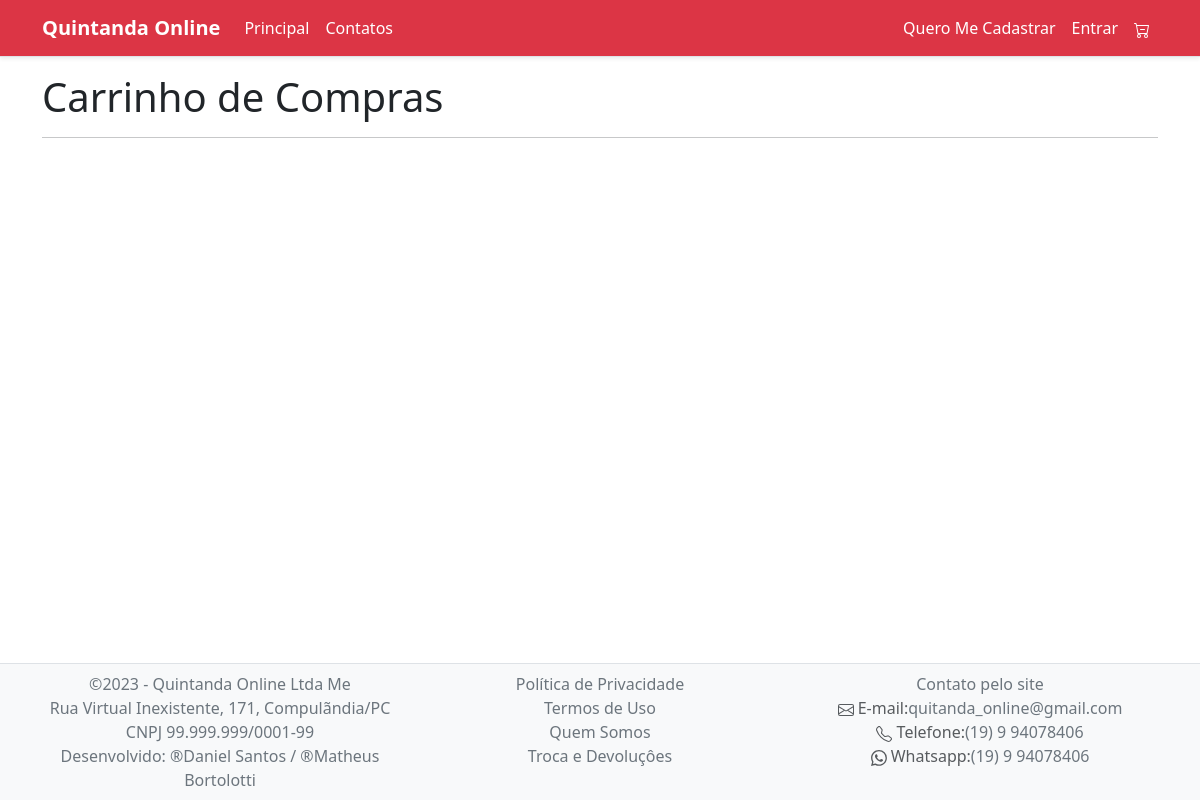
Before: /carrinho.php with the older database file.
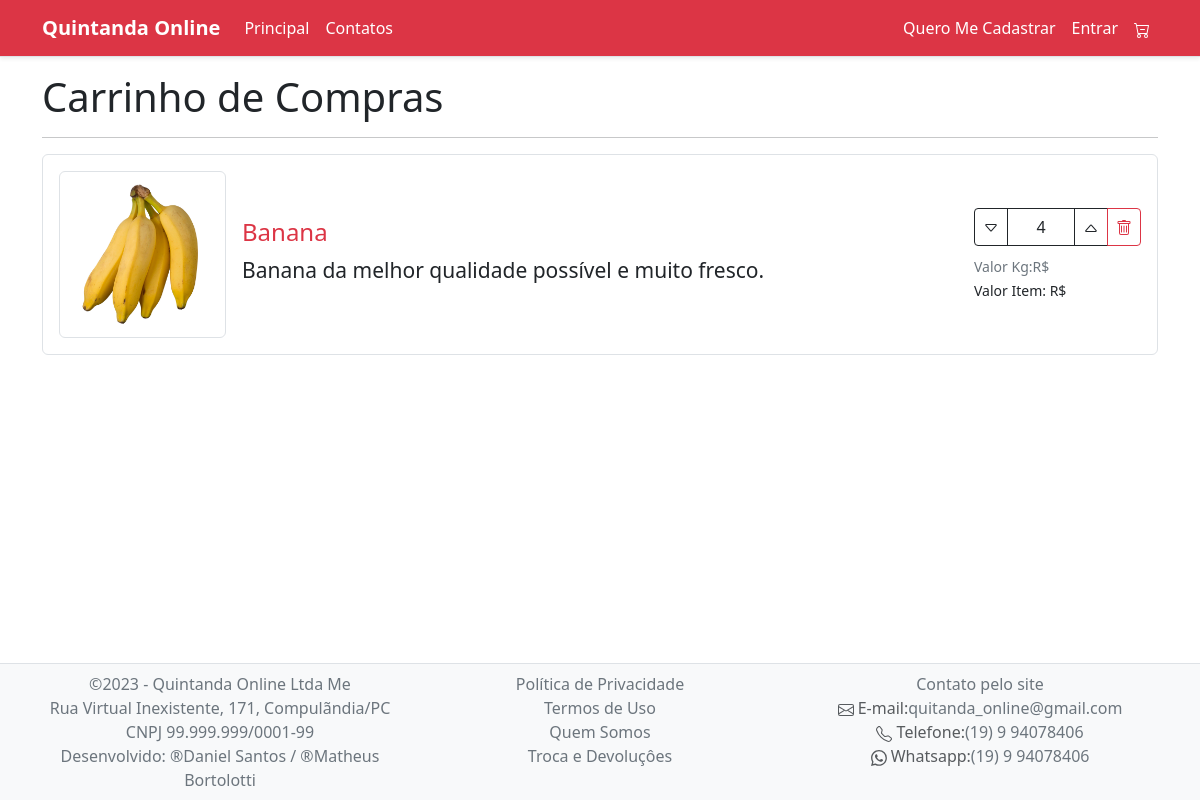
After: the same page with the newer database file.
### tables this page shows
CREATE TABLE `carrinho` (
  `id` int(100) NOT NULL,
  `foto` varchar(100) NOT NULL,
  `categoria` varchar(100) NOT NULL,
  `categoria 2` varchar(100) NOT NULL,
  `titulo` varchar(100) NOT NULL
);

### carrinho.php (the view, shortened to what this page needs)
<?php
include "menu.php";
?>
<main>
     <div class="container">
          <h1>Carrinho de Compras</h1>
          <hr>
          <?php
          include "conexao.php";
          $sql_buscar = "select * from carrinho";
          $todos_os_carrinho = mysqli_query($conexao, $sql_buscar);
          while ($um_carrinho = mysqli_fetch_assoc($todos_os_carrinho)) :
          ?>
               <ul class="list-group mb-3">
                    <li class="list-group-item py-3">
                         <div class="row g-3">
                              <div class="col-4 col-md-3 col-lg-2">
                                   <a href="#">
                                        <img src="<?php echo $um_carrinho["foto"]; ?>" class="img-thumbnail" alt="">
                                   </a>
                              </div>
                              <div class="col-8 col-md-9 col-lg-7 col-xl-8 text-left align-self-center">
                                   <h4 class="text-decoration-none text-danger"><?php echo $um_carrinho["categoria"]; ?><b><a href="" class="text-decoration-none text-danger"></a></b></h4>
                                   <h4>
                                        <small><?php echo $um_carrinho["categoria 2"]; ?></small>
                                   </h4>
                              </div>
                              <div class="col-6 offset-6 col-sm-6 col-md-4 offset-md-8 col-lg-3 offset-lg-0 col-xl-2 align-self-center mt-3">
                                   <div class="input-group">
                                        <button type="button" class="btn btn-outline-dark btn-sm">
                                             <svg xmlns="http://www.w3.org/2000/svg" width="16" height="16" fill="currentColor" class="bi bi-caret-down" viewBox="0 0 16 16">
                                                  <path d="M3.204 5h9.592L8 10.481 3.204 5zm-.753.659 4.796 5.48a1 1 0 0 0 1.506 0l4.796-5.48c.566-.647.106-1.659-.753-1.659H3.204a1 1 0 0 0-.753 1.659z" />
                                             </svg>
                                        </button>
                                        <input type="text" class="form-control text-center border-dark" value="4">
                                        <button type="button" class="btn btn-outline-dark btn-sm">
                                             <svg xmlns="http://www.w3.org/2000/svg" width="16" height="16" fill="currentColor" class="bi bi-caret-up" viewBox="0 0 16 16">
                                                  <path d="M3.204 11h9.592L8 5.519 3.204 11zm-.753-.659 4.796-5.48a1 1 0 0 1 1.506 0l4.796 5.48c.566.647.106 1.659-.753 1.659H3.204a1 1 0 0 1-.753-1.659z" />
                                             </svg>
                                        </button>
                                        <button type="button" class="btn btn-outline-danger btn-sm">
                                        </button>
                                   </div>
                                   <div class="text-right mt-2">
                                        <small class="text-secondary">Valor Kg:R$ <?php echo $um_carrinho["preco"]; ?></small><br>
                                        <small class="text-dark">Valor Item: R$ <?php echo $um_carrinho["preco"]; ?></small>
                                   </div>
                              </div>
                         </div>
                    </li>
               </ul>
          <?php
          endwhile;
          ?>
     </div>
</main>
<div style="height: 129px;" class="d-none d-lg-block"></div>

Changed rows visible on the page:
added carrinho: foto (picture), categoria "Banana", categoria 2 "Banana da melhor qualidade possível e muito fresco."
